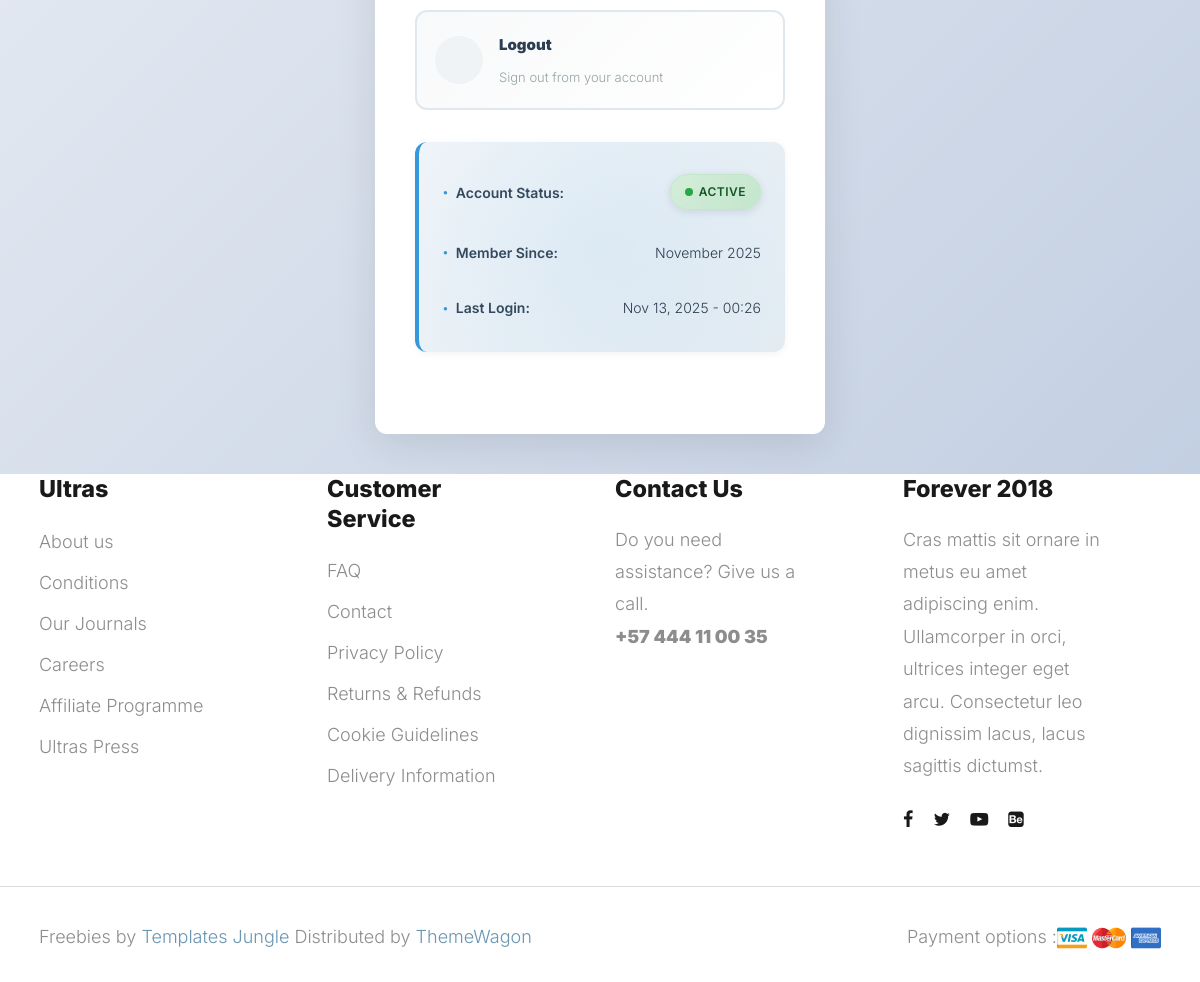
Page /update_user/ (signed in, lower part) on the earlier database version.
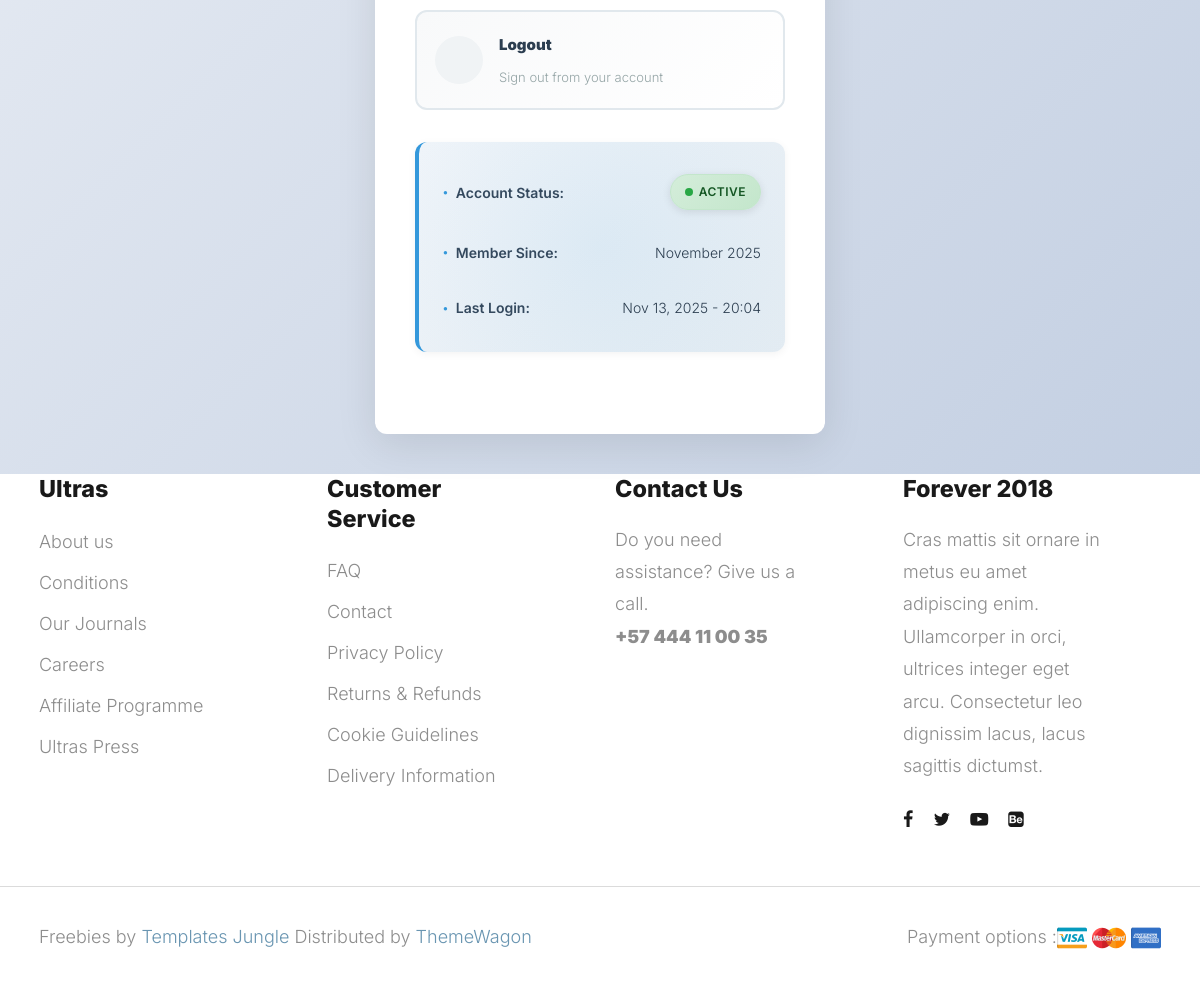
Same page on the later database version.
### ecom/store/models.py (models this page shows, shortened)
class CustomUser(AbstractUser):
    email = models.EmailField(max_length=100, unique=True)
    USERNAME_FIELD = 'email'
    REQUIRED_FIELDS = ('username',)

### ecom/store/views.py (the view)
# urls.py: path('update_user/', views.update_user, name='update_user'),
def update_user(request):
    if request.user.is_authenticated:
        current_user = request.user
        user_form = UpdateUserForm (request.POST or None, instance=current_user)
        if user_form.is_valid():
            user_form.save()
            login(request, current_user)
            messages.success(request, "user has been Updated")
            return redirect ('home')
        return render(request, "update_user.html", {'user_form': user_form})
    else:
        messages.error(request, "you must be loged in to acces to that page")
        return redirect('home')

### ecom/cart/cart.py (called while the page is built)
    def __len__(self):
        return len(self.cart)

### ecom/cart/context_processors.py (called while the page is built)
def cart(request):
    return {'cart': Cart(request)}

### store/templates/update_user.html (shortened to what this page needs)
{% extends 'base.html' %}
{% load static %}
{% block content %}
<section class="login-container">
  <div class="login-wrapper">
    <form method="POST" action="{% url 'update_user' %}"  class="login-form update-user-form">
      <div class="account-actions">
        <a href="{% url 'logout' %}" class="action-link logout">
          <i class="icon icon-exit"></i>
          <div>
            <strong>Logout</strong>
            <small>Sign out from your account</small>
          </div>
        </a>
      </div>
      <div class="account-info">
        <p><strong>Account Status:</strong> <span class="status-badge active">Active</span></p>
        <p><strong>Member Since:</strong> {{ user.date_joined|date:"F Y" }}</p>
        <p><strong>Last Login:</strong> {{ user.last_login|date:"M d, Y - H:i" }}</p>
      </div>
    </form>
  </div>
</section>
{% endblock content %}

Differences in the rows shown:
changed CustomUser: last_login "Nov 13, 2025 - 00:26" → "Nov 13, 2025 - 20:04"
